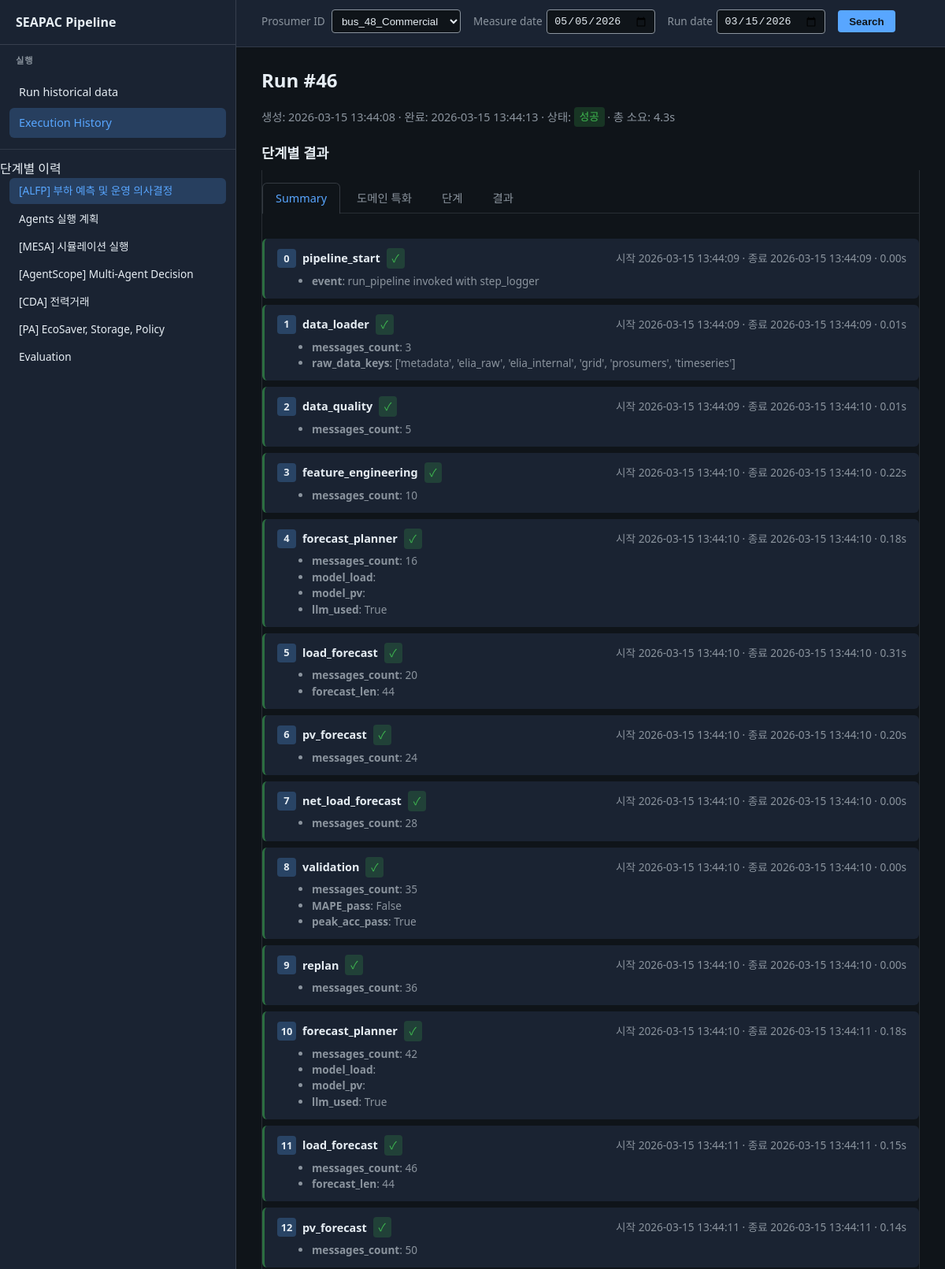
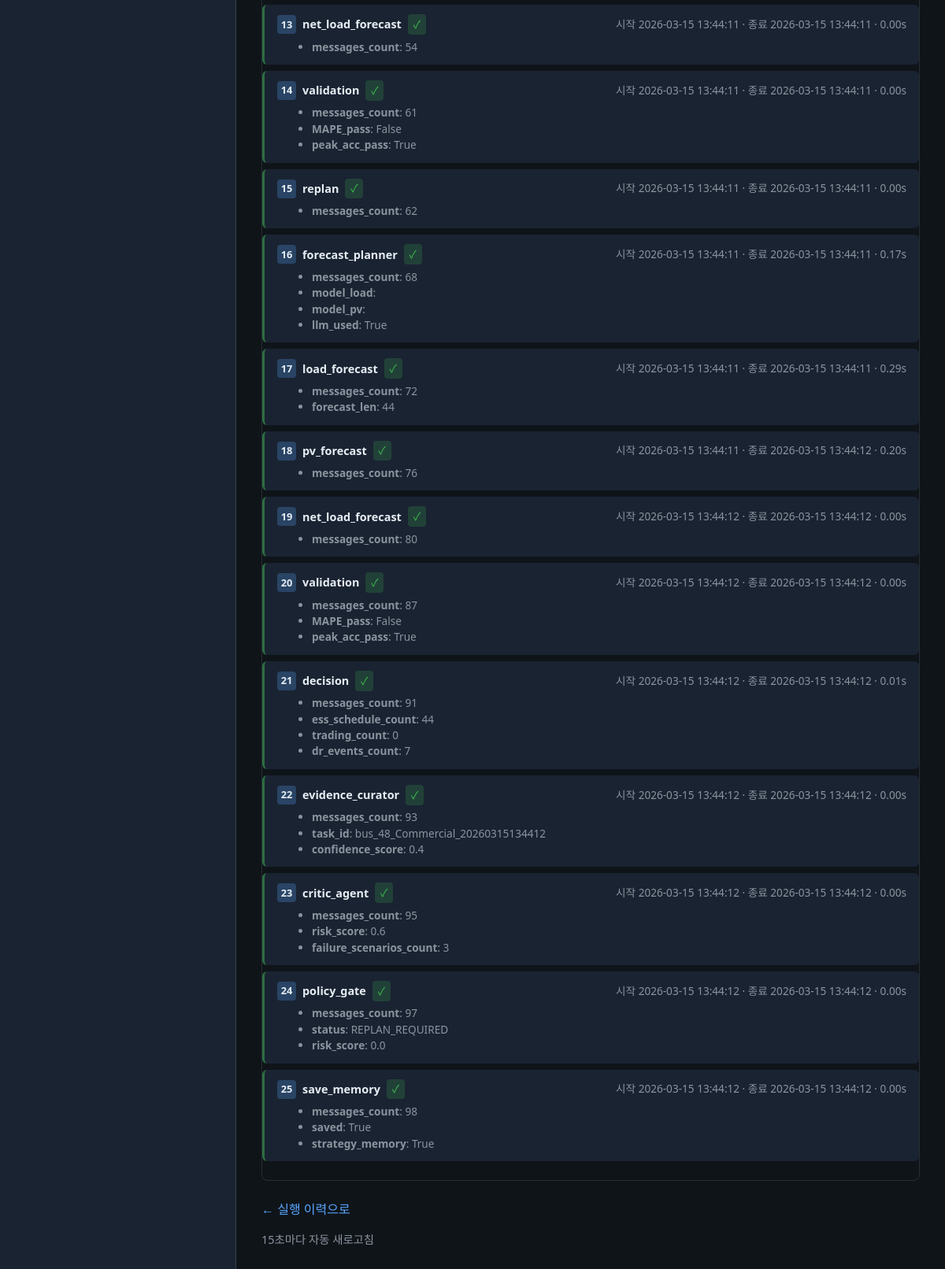
/runs/46, run on the app's committed database (2 pictures, top to bottom).
### tables this page shows
CREATE TABLE pipeline_run (
                id INTEGER PRIMARY KEY AUTOINCREMENT,
                created_at TEXT NOT NULL,
                finished_at TEXT,
                status TEXT NOT NULL DEFAULT 'running',
                total_elapsed_sec REAL,
                args_json TEXT,
                error_message TEXT
            , measure_date TEXT);

CREATE TABLE alfp_domain_step (
                id INTEGER PRIMARY KEY AUTOINCREMENT,
                run_id INTEGER NOT NULL,
                stage_order INTEGER NOT NULL,
                step_order INTEGER NOT NULL,
                step_type TEXT NOT NULL,
                role_label TEXT NOT NULL,
                summary_json TEXT,
                started_at TEXT,
                finished_at TEXT,
                elapsed_sec REAL,
                ok INTEGER NOT NULL DEFAULT 1,
                error_text TEXT,
                FOREIGN KEY (run_id) REFERENCES pipeline_run(id)
            );

### pipeline_dashboard/app.py (the view)
@app.route("/runs/<int:run_id>")
def run_detail(run_id: int):
    init_db(_db_path())
    run = get_run_with_stages(run_id, db_path=_db_path())
    if run is None:
        abort(404)
    stages = run.get("stages", [])
    tabs = _stages_for_tabs(stages)
    db_path = _db_path()
    alfp_agent_steps = get_alfp_agent_steps(run_id, stage_order=1, db_path=db_path)
    if alfp_agent_steps is None:
        alfp_agent_steps = []
    alfp_domain_steps = get_alfp_domain_steps(run_id, stage_order=1, db_path=db_path)
    if alfp_domain_steps is None:
        alfp_domain_steps = []
    log.info("run_detail run_id=%s alfp_agent_steps count=%s domain_steps=%s db=%s", run_id, len(alfp_agent_steps), len(alfp_domain_steps), db_path)
    current_tab = request.args.get("tab", "1")
    current_sub = request.args.get("sub", "summary")
    if current_sub not in ("summary", "domain", "steps", "result"):
        current_sub = "summary"
    current_sub4 = request.args.get("sub4", "exec")
    if current_sub4 not in ("exec", "domain"):
        current_sub4 = "exec"
    cda_strategy_logs = []
    cda_negotiation_logs = []
    for s in stages:
        summary = s.get("summary") or {}
        if summary.get("strategy_reasoning_logs"):
            cda_strategy_logs = summary["strategy_reasoning_logs"]
        if summary.get("negotiation_logs"):
            cda_negotiation_logs = summary["negotiation_logs"]
    agentscope_agent_summary = []
    agentscope_step3_stage = None
    for s in stages:
        if "Step3  AgentScope" in s.get("stage_name", ""):
            agentscope_step3_stage = s
            summary = s.get("summary") or {}
            agentscope_agent_summary = [
                {
                    "name": "Policy-Agent",
                    "role": "제약 조건 강제 (ESS·거래·DR 검증 및 클램핑)",
                    "result": "제약 검증 완료",
                },
                {
                    "name": "SmartSeller-Agent",
                    "role": "잉여 에너지 판매 (bid_price, bid_quantity 결정)",
                    "result": summary.get("거래 권고", "—"),
                },
                {
                    "name": "StorageMaster-Agent",
                    "role": "ESS 운영 최적화 (charge/discharge/idle)",
                    "result": summary.get("ESS 스케줄", "—"),
                },
                {
                    "name": "EcoSaver-Agent",
                    "role": "수요반응 DR (demand response 권고)",
                    "result": summary.get("DR 이벤트", "—"),
                },
                {
                    "name": "MarketCoordinator-Agent",
                    "role": "협상 조율 및 충돌 해결, 최종 decisions 생성",
                    "result": (summary.get("결정 모드") or "—") + " · 최종 조율 완료",
                },
            ]
            break
    evaluation_report = None
    out_dir = PROJECT_ROOT / _output_dir()
    for candidate in (out_dir / f"run_{run_id}_evaluation_report.json", out_dir / "evaluation_report.json"):
        if candidate.is_file():
            try:
                with open(candidate, "r", encoding="utf-8") as f:
                    evaluation_report = json.load(f)
                break
            except Exception as e:
                log.warning("evaluation_report read error path=%s: %s", candidate, e)
    cda_execution = None
    cda_exec_path = out_dir / f"run_{run_id}_cda_execution.json"
    if cda_exec_path.is_file():
        try:
            with open(cda_exec_path, "r", encoding="utf-8") as f:
                cda_execution = json.load(f)
        except Exception as e:
            log.warning("cda_execution read error path=%s: %s", cda_exec_path, e)
    prosumer_options = _prosumer_options(_db_path())
    search_run_date = (run.get("created_at") or "")[:10]
    search_prosumer = (run.get("args") or {}).get("prosumer") or ""
    search_measure_date = run.get("measure_date") or ""
    return render_template(
        "run_detail.html",
        run=run,
        current_tab=current_tab,
        current_sub=current_sub,
        current_sub4=current_sub4,
        current_path=request.path,
        prosumer_options=prosumer_options,
        search_run_date=search_run_date,
        search_prosumer=search_prosumer,
        search_measure_date=search_measure_date,
        alfp_agent_steps=alfp_agent_steps,
        alfp_domain_steps=alfp_domain_steps,
        cda_strategy_logs=cda_strategy_logs,
        cda_negotiation_logs=cda_negotiation_logs,
        agentscope_agent_summary=agentscope_agent_summary,
        agentscope_step3_stage=agentscope_step3_stage,
        evaluation_report=evaluation_report,
        cda_execution=cda_execution,
        **tabs,
    )

### pipeline_dashboard/app.py (called while the page is built)
def _format_thousands(value) -> str:
    if value is None:
        return "0"
    try:
        return "{:,.0f}".format(float(value))
    except (TypeError, ValueError):
        return str(value)

@app.before_request
def _log_request():
    log.info("Request  %s  %s", request.method, request.path)

def _output_dir() -> str:
    return os.environ.get("PIPELINE_DB_DIR", "output")

def _db_path() -> Path:
    db_dir = _output_dir()
    return get_db_path(PROJECT_ROOT / db_dir)

def _prosumer_options(db_path: Path):
    all_runs = get_runs(limit=500, db_path=db_path)
    prosumer_set = {r.get("args", {}).get("prosumer") for r in all_runs if (r.get("args") or {}).get("prosumer")}
    prosumer_set.add("bus_48_Commercial")
    return sorted(prosumer_set)

### pipeline_dashboard/db.py (called while the page is built)
def get_db_path(db_dir: Path | str | None = None) -> Path:
    if db_dir is None:
        db_dir = _DEFAULT_DB_DIR
    return Path(db_dir) / _DB_FILENAME

def _connect(db_path: Path) -> sqlite3.Connection:
    db_path.parent.mkdir(parents=True, exist_ok=True)
    conn = sqlite3.connect(str(db_path))
    conn.row_factory = sqlite3.Row
    return conn

### pipeline_dashboard/templates/run_detail.html (shortened to what this page needs)
{% extends "base.html" %}
{% block main_top %}
  <form class="search-bar step-search-bar" method="get" action="{{ url_for('run_detail_by_search') }}" id="step-search-form">
    <span><label for="step-search-prosumer">Prosumer ID</label>
      <select name="prosumer" id="step-search-prosumer">
        {% for p in (prosumer_options or []) %}
        <option value="{{ p|e }}" {% if p == search_prosumer %}selected{% endif %}>{{ p }}</option>
        {% endfor %}
      </select>
    </span>
    <span class="date-field">
      <label for="step-search-measure-date">Measure date</label>
      <input type="date" id="step-search-measure-date" name="measure_date" value="{{ search_measure_date|e }}" aria-label="Measure date">
    </span>
    <span class="date-field">
      <label for="step-search-run-date">Run date</label>
      <input type="date" id="step-search-run-date" name="run_date" value="{{ search_run_date|e }}" aria-label="Run date">
    </span>
    <button type="submit">Search</button>
  </form>
{% endblock %}
{% block content %}
  <h1>Run #{{ run.id }}</h1>
  <div class="run-meta">
    생성: {{ run.created_at }}
    {% if run.finished_at %} · 완료: {{ run.finished_at }}{% endif %}
    · 상태:
    {% if run.status == 'success' %}
      <span class="badge badge-success">성공</span>
    {% elif run.status == 'failure' %}
      <span class="badge badge-failure">실패</span>
    {% else %}
      <span class="badge badge-running">실행 중</span>
    {% endif %}
    {% if run.total_elapsed_sec is not none %}
      · 총 소요: {{ "%.1f"|format(run.total_elapsed_sec) }}s
    {% endif %}
  </div>
  {% set _ct = (current_tab|default('1'))|string %}
  {% set _sub4 = current_sub4|default('exec') %}
  {% if _ct != '4' %}
  <section class="step-results-section" aria-label="단계별 결과">
  <h2 style="font-size: 1.1rem; margin: 1.25rem 0 0.5rem 0;">단계별 결과</h2>
  {% set _sub = current_sub|default('summary') %}
  <div id="tab-1" class="detail-panel {% if _ct == '1' %}active{% endif %}">
    <div class="sub-tabs" role="tablist">
      <a href="#" class="sub-tab {% if _sub == 'summary' %}active{% endif %}" data-subtab="sub-summary" data-sub="summary" role="tab" aria-selected="{% if _sub == 'summary' %}true{% else %}false{% endif %}">Summary</a>
      <a href="#" class="sub-tab {% if _sub == 'domain' %}active{% endif %}" data-subtab="sub-domain" data-sub="domain" role="tab" aria-selected="{% if _sub == 'domain' %}true{% else %}false{% endif %}">도메인 특화</a>
      <a href="#" class="sub-tab {% if _sub == 'steps' %}active{% endif %}" data-subtab="sub-steps" data-sub="steps" role="tab" aria-selected="{% if _sub == 'steps' %}true{% else %}false{% endif %}">단계</a>
      <a href="#" class="sub-tab {% if _sub == 'result' %}active{% endif %}" data-subtab="sub-result" data-sub="result" role="tab" aria-selected="{% if _sub == 'result' %}true{% else %}false{% endif %}">결과</a>
    </div>
    <div id="sub-summary" class="sub-panel {% if _sub == 'summary' %}active{% endif %}" role="tabpanel">
      {% if (alfp_agent_steps or []) %}
      <div class="alfp-agent-steps">
        {% for step in (alfp_agent_steps or []) %}
        <div class="agent-step {% if not step.ok %}agent-step-fail{% endif %}">
          <div class="agent-step-header">
            <span class="agent-step-order">{{ step.step_order }}</span>
            <span class="agent-step-name">{{ step.agent_name }}</span>
            {% if step.ok %}<span class="badge badge-success">✓</span>{% else %}<span class="badge badge-failure">✗</span>{% endif %}
            <span class="agent-step-time">시작 {{ step.started_at }}{% if step.finished_at %} · 종료 {{ step.finished_at }}{% endif %}{% if step.elapsed_sec is not none %} · {{ "%.2f"|format(step.elapsed_sec) }}s{% endif %}</span>
          </div>
          {% if step.summary and step.summary.items() %}
          <ul class="agent-step-summary">{% for key, val in step.summary.items() %}<li><strong>{{ key }}</strong>: {{ val }}</li>{% endfor %}</ul>
          {% else %}
          <p class="agent-step-summary" style="margin: 0.35rem 0 0 1.75rem; color: var(--muted);">summary 없음</p>
          {% endif %}
        </div>
        {% endfor %}
      </div>
      {% else %}
      <p class="no-content">기록된 Agent 단계가 없습니다.</p>
      {% endif %}
    </div>
  </div>
    {% set _pa_summary = ((tab5_stages or [])[0].summary or {}) if ((tab5_stages or [])|length > 0) else {} %}
  </section>
  {% endif %}
  <p style="margin-top: 1.5rem;"><a href="/">← 실행 이력으로</a></p>
  <p class="run-meta" style="margin-top: 1rem;">15초마다 자동 새로고침{% if run.status == 'running' %} (실행 중){% endif %}</p>
{% endblock %}

### data on the page
pipeline_run: measure_date "05/05/2026", id "46", created_at "2026-03-15 13:44:08", finished_at "2026-03-15 13:44:13", total_elapsed_sec "4.3"
alfp_domain_step: step_order "22", agent_name "evidence_curator", started_at "2026-03-15 13:44:12", finished_at "2026-03-15 13:44:12", elapsed_sec "0.00", summary "messages_count" "task_id" "confidence_score", summary "93" "bus_48_Commercial_20260315134412" "0.4"
alfp_domain_step: step_order "23", agent_name "critic_agent", started_at "2026-03-15 13:44:12", finished_at "2026-03-15 13:44:12", elapsed_sec "0.00", summary "messages_count" "risk_score" "failure_scenarios_count", summary "95" "0.6" "3"
alfp_domain_step: step_order "24", agent_name "policy_gate", started_at "2026-03-15 13:44:12", finished_at "2026-03-15 13:44:12", elapsed_sec "0.00", summary "messages_count" "status" "risk_score", summary "97" "REPLAN_REQUIRED" "0.0"
alfp_domain_step: step_order "25", agent_name "save_memory", started_at "2026-03-15 13:44:12", finished_at "2026-03-15 13:44:12", elapsed_sec "0.00", summary "messages_count" "saved" "strategy_memory", summary "98" "True" "True"

### other printed values
{{ step.step_order }} "0" "1" "2" "3" "4" "5" "6" "7" "8" "9" "10" "11" "12" "13" "14" "15" "16" "17" "18" "19" "20" "21"
{{ step.agent_name }} "pipeline_start" "data_loader" "data_quality" "feature_engineering" "forecast_planner" "load_forecast" "pv_forecast" "net_load_forecast" "validation" "replan" "forecast_planner" "load_forecast" "pv_forecast" "net_load_forecast" "validation" "replan" "forecast_planner" "load_forecast" "pv_forecast" "net_load_forecast" "validation" "decision"
{{ step.started_at }} "2026-03-15 13:44:09" "2026-03-15 13:44:09" "2026-03-15 13:44:09" "2026-03-15 13:44:10" "2026-03-15 13:44:10" "2026-03-15 13:44:10" "2026-03-15 13:44:10" "2026-03-15 13:44:10" "2026-03-15 13:44:10" "2026-03-15 13:44:10" "2026-03-15 13:44:10" "2026-03-15 13:44:11" "2026-03-15 13:44:11" "2026-03-15 13:44:11" "2026-03-15 13:44:11" "2026-03-15 13:44:11" "2026-03-15 13:44:11" "2026-03-15 13:44:11" "2026-03-15 13:44:11" "2026-03-15 13:44:12" "2026-03-15 13:44:12" "2026-03-15 13:44:12"
{{ step.finished_at }} "2026-03-15 13:44:09" "2026-03-15 13:44:09" "2026-03-15 13:44:10" "2026-03-15 13:44:10" "2026-03-15 13:44:10" "2026-03-15 13:44:10" "2026-03-15 13:44:10" "2026-03-15 13:44:10" "2026-03-15 13:44:10" "2026-03-15 13:44:10" "2026-03-15 13:44:11" "2026-03-15 13:44:11" "2026-03-15 13:44:11" "2026-03-15 13:44:11" "2026-03-15 13:44:11" "2026-03-15 13:44:11" "2026-03-15 13:44:11" "2026-03-15 13:44:11" "2026-03-15 13:44:12" "2026-03-15 13:44:12" "2026-03-15 13:44:12" "2026-03-15 13:44:12"
{{ "%.2f"|format(step.elapsed_sec) }} "0.00" "0.01" "0.01" "0.22" "0.18" "0.31" "0.20" "0.00" "0.00" "0.00" "0.18" "0.15" "0.14" "0.00" "0.00" "0.00" "0.17" "0.29" "0.20" "0.00" "0.00" "0.01"
{{ key }} "event" "messages_count" "raw_data_keys" "messages_count" "messages_count" "messages_count" "model_load" "model_pv" "llm_used" "messages_count" "forecast_len" "messages_count" "messages_count" "messages_count" "MAPE_pass" "peak_acc_pass" "messages_count" "messages_count" "model_load" "model_pv" "llm_used" "messages_count" "forecast_len" "messages_count" "messages_count" "messages_count" "MAPE_pass" "peak_acc_pass" "messages_count" "messages_count" "model_load" "model_pv" "llm_used" "messages_count" "forecast_len" "messages_count" "messages_count" "messages_count" "MAPE_pass" "peak_acc_pass" "messages_count" "ess_schedule_count" "trading_count" "dr_events_count"
{{ val }} "run_pipeline invoked with step_logger" "3" "['metadata', 'elia_raw', 'elia_internal', 'grid', 'prosumers', 'timeseries']" "5" "10" "16" "True" "20" "44" "24" "28" "35" "False" "True" "36" "42" "True" "46" "44" "50" "54" "61" "False" "True" "62" "68" "True" "72" "44" "76" "80" "87" "False" "True" "91" "44" "0" "7"
form field prosumer "bus_48_Commercial"
